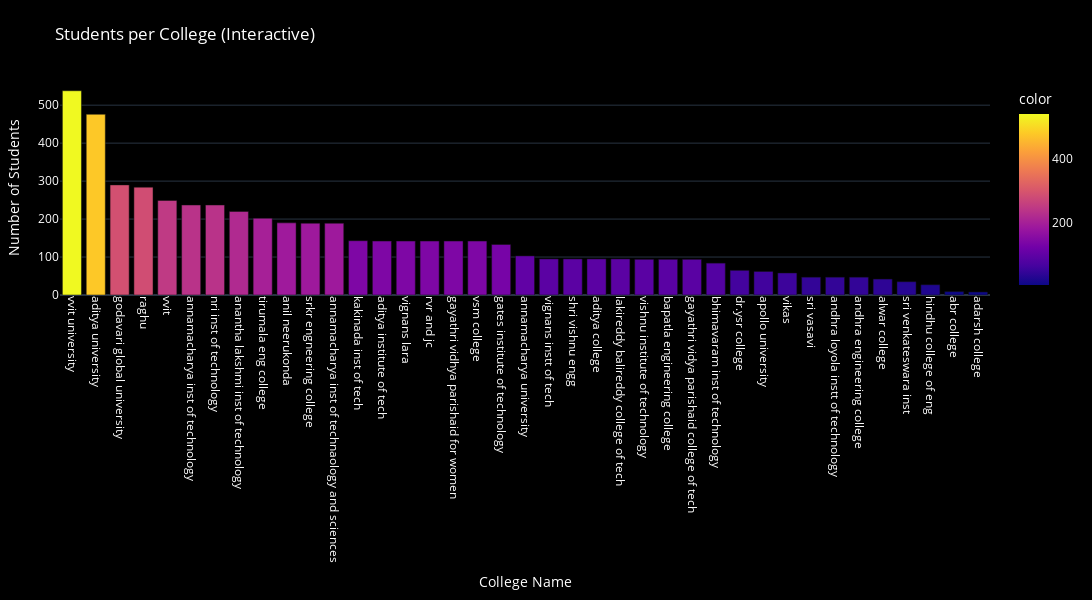

This figure's notebook cell:
### Code cell
import plotly.express as px

fig = px.bar(
    x=k.index,        # College Names
    y=k.values,       # Number of Students
    labels={'x': 'College Name', 'y': 'Number of Students'},
    title='Students per College (Interactive)',
    color=k.values,   # Gradient color based on student count
    color_continuous_scale='plasma',  # Try also: 'viridis', 'sunsetdark', 'thermal'
    height=600,
    width=1100
)

# Dark theme + style
fig.update_layout(
    template='plotly_dark',
    plot_bgcolor='black',
    paper_bgcolor='black',
    font=dict(color='white'),
    xaxis_tickangle=90,
    margin=dict(l=60, r=40, t=80, b=180)
)

# Hover customization
fig.update_traces(
    hovertemplate='<b>%{x}</b><br>Students: %{y}<extra></extra>'
)

fig.show()

### Figure 1 — Plotly figure (JSON) as saved in the notebook; plotly's stock layout.template omitted (floating-point values rounded to 4 significant figures)
{"data": [{"hovertemplate": "<b>%{x}</b><br>Students: %{y}<extra></extra>", "legendgroup": "", "marker": {"color": [538, 476, 290, 284, 249, 237, 237, 220, 202, 190, 189, 189, 143, 142, 142, 142, 142, 142, 133, 103, 95, 95, 95, 95, 94, 94, 94, 84, 65, 62, 58, 47, 47, 47, 42, 35, 27, 9, 8], "coloraxis": "coloraxis", "pattern": {"shape": ""}}, "name": "", "orientation": "v", "showlegend": false, "textposition": "auto", "type": "bar", "x": ["vvit university", "aditya university", "godavari global university", "raghu", "vvit", "annamacharya inst of technology", "nri inst of technology", "anantha lakshmi inst of technology", "tirumala eng college", "anil neerukonda", "srkr engneering college", "annamacharya inst of technaology and sciences", "kakinada inst of tech", "aditya institute of tech ", "vignans lara", "rvr and jc", "gayathri vidhya parishaid for women", "vsm college", "gates institute of technology", "annamacharya university", "vignans instt of tech", "shri vishnu engg", "aditya college", "lakireddy balireddy college of tech", "vishnu institute of technology", "bapatla engineering college", "gayathri vidya parishaid college of tech", "bhimavaram inst of technology", "dr.ysr college", "apollo university", "vikas", "sri vasavi", "andhra loyola instt of technology", "andhra engineering college", "alwar college", "sri venkateswara inst", "hindhu college of eng", "abr college", "adarsh college"], "xaxis": "x", "y": [538, 476, 290, 284, 249, 237, 237, 220, 202, 190, 189, 189, 143, 142, 142, 142, 142, 142, 133, 103, 95, 95, 95, 95, 94, 94, 94, 84, 65, 62, 58, 47, 47, 47, 42, 35, 27, 9, 8], "yaxis": "y"}], "layout": {"barmode": "relative", "coloraxis": {"colorbar": {"title": {"text": "color"}}, "colorscale": [[0, "#0d0887"], [0.1111, "#46039f"], [0.2222, "#7201a8"], [0.3333, "#9c179e"], [0.4444, "#bd3786"], [0.5556, "#d8576b"], [0.6667, "#ed7953"], [0.7778, "#fb9f3a"], [0.8889, "#fdca26"], [1, "#f0f921"]]}, "font": {"color": "white"}, "height": 600, "legend": {"tracegroupgap": 0}, "margin": {"b": 180, "l": 60, "r": 40, "t": 80}, "paper_bgcolor": "black", "plot_bgcolor": "black", "title": {"text": "Students per College (Interactive)"}, "width": 1100, "xaxis": {"anchor": "y", "domain": [0, 1], "tickangle": 90, "title": {"text": "College Name"}}, "yaxis": {"anchor": "x", "domain": [0, 1], "title": {"text": "Number of Students"}}}}
